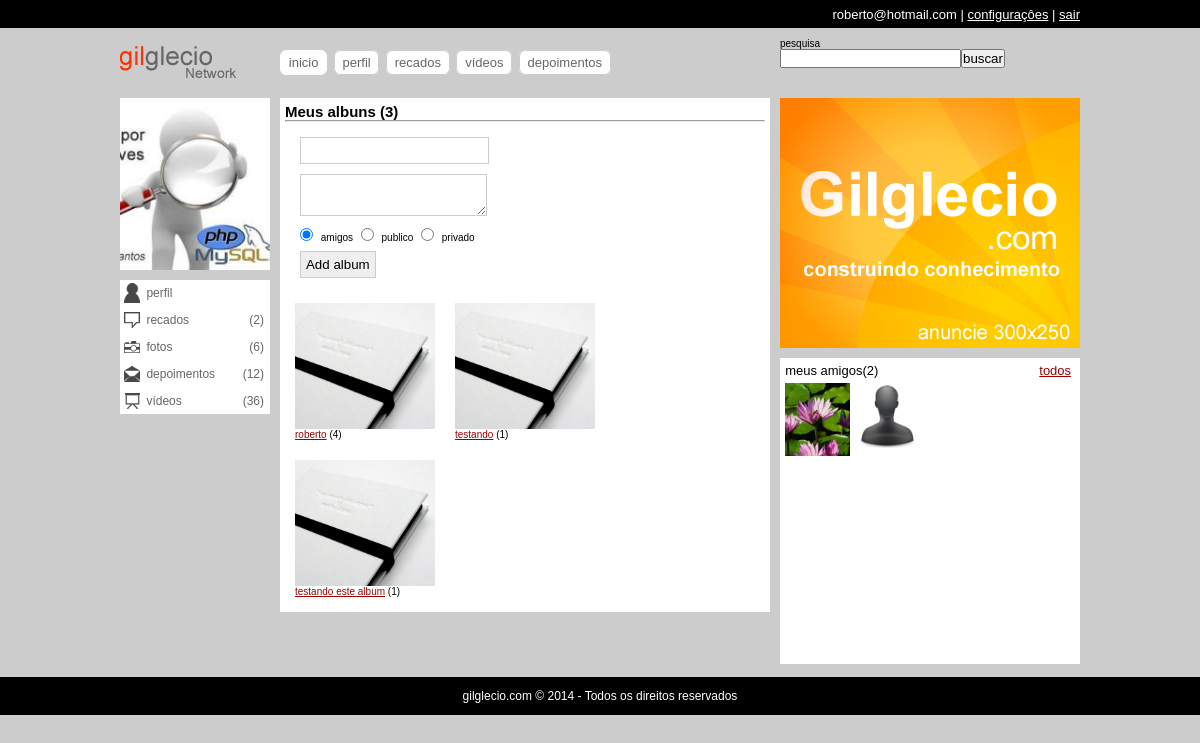
The app's page /albuns.php (signed in), older data.
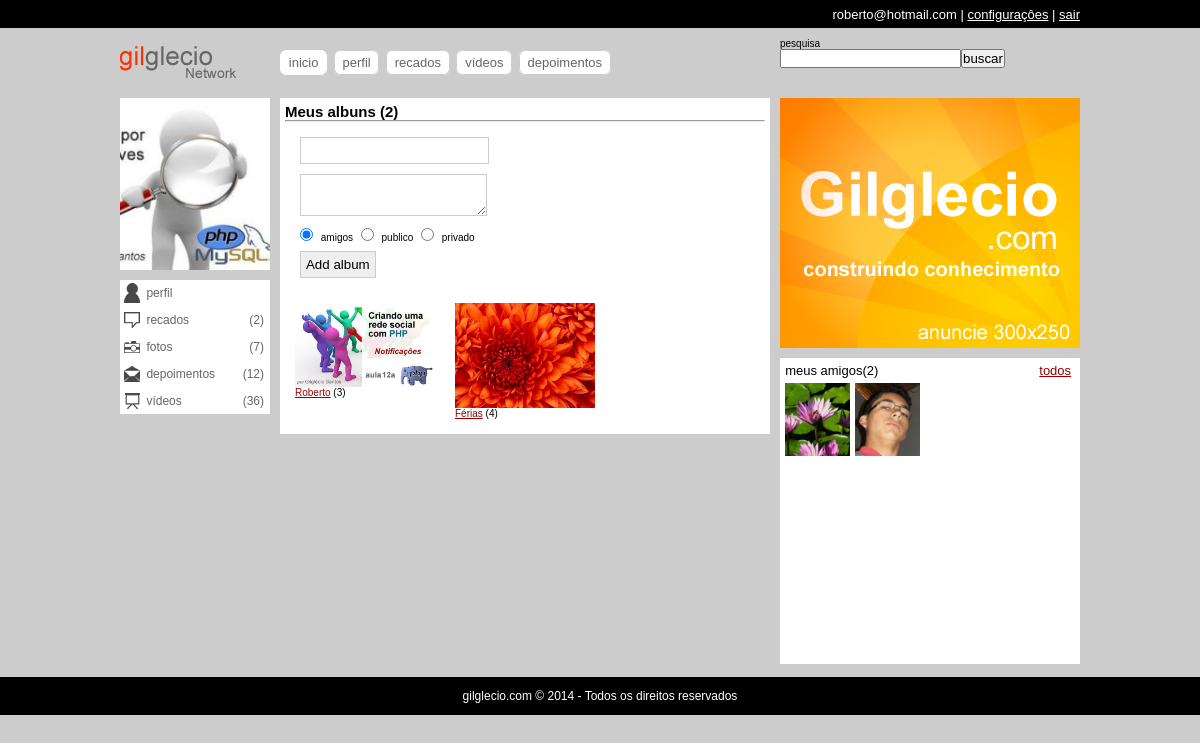
The same page, newer data.
### tables this page shows
CREATE TABLE IF NOT EXISTS `albuns` (
  `id` int(11) NOT NULL AUTO_INCREMENT,
  `usuario` int(11) NOT NULL,
  `titulo` varchar(128) NOT NULL,
  `descricao` varchar(255) DEFAULT NULL,
  `status` int(1) DEFAULT '0',
  `data` timestamp NOT NULL DEFAULT CURRENT_TIMESTAMP ON UPDATE CURRENT_TIMESTAMP,
  `permissao` int(1) DEFAULT NULL,
  `capa` varchar(255) DEFAULT 'default.jpg',
  PRIMARY KEY (`id`)
);

CREATE TABLE IF NOT EXISTS `usuarios` (
  `id` int(11) NOT NULL AUTO_INCREMENT,
  `email` varchar(64) NOT NULL,
  `senha` varchar(128) NOT NULL,
  `nome` varchar(32) NOT NULL,
  `sobrenome` varchar(64) NOT NULL,
  `nascimento` date NOT NULL,
  `sexo` varchar(10) NOT NULL,
  `imagem` varchar(128) DEFAULT NULL,
  `status` int(1) NOT NULL DEFAULT '0',
  `cadastro` date NOT NULL,
  `nivel` int(1) NOT NULL DEFAULT '0',
  PRIMARY KEY (`id`)
);

### classes/DB.class.php (called while the page is built, shortened)
<?php
	class DB{
		private static $conn;
		static function getConn(){
			if(is_null(self::$conn)){
				self::$conn = new PDO('mysql:host=localhost;dbname=aularedesocial','root','');
				self::$conn->setAttribute(PDO::ATTR_ERRMODE,PDO::ERRMODE_EXCEPTION);
			}
			return self::$conn;
		}
	}

### classes/Recados.class.php (called while the page is built, shortened)
<?php
	class Recados extends DB{
		static function getRecados($idExtrangeiro){
			$select = self::getConn()->prepare("
			SELECT u.id, u.nome, u.sobrenome, u.imagem, a.de, a.para, r.id, r.recado, r.de, r.para, r.data, r.status FROM usuarios u
			INNER JOIN amisade a ON (((u.id=a.de) AND (a.para=?)) OR ((u.id=a.para) AND (a.de=?)))
			INNER JOIN recados r ON ((r.de=u.id) AND (r.para='publico' OR r.para='amigos' OR r.para=?) AND r.status=1) AND a.status=1 ORDER BY r.data DESC");
			$select->execute(array($idExtrangeiro,$idExtrangeiro,$idExtrangeiro));
			$d['num'] = $select->rowCount();
			$d['dados'] = $select->fetchAll();
			return $d;
		}
	}

### classes/Amisade.class.php (called while the page is built, shortened)
<?php
	class Amisade extends DB{
		static function list_amigos($idExtrangeiro){
			$selAmigos= self::getConn()->prepare('SELECT u.id, u.nome, u.sobrenome, u.imagem FROM usuarios u INNER JOIN amisade a ON (((u.id=a.de) AND (a.para=?)) OR ((u.id=a.para) AND (a.de=?))) AND a.status=1');
			$selAmigos->execute(array($idExtrangeiro,$idExtrangeiro));
			$d['num'] = $selAmigos->rowCount();
			$d['dados'] = $selAmigos->fetchAll();
			return $d;
		}
		static function solicitacao($idDaSessao,$idExtrangeiro){
			$sql = self::getConn()->prepare('SELECT * FROM `amisade` WHERE (de=? AND para=?) OR (para=? AND de=?) LIMIT 1');
			$sql->execute(array($idDaSessao,$idExtrangeiro,$idDaSessao,$idExtrangeiro));
			if($sql->rowCount()==0){
				$d['r'] = 0;
			}
			return $d;
		}
		static function strIdAmigos($amigos){
			$ids = array();
			foreach ($amigos as $value) {
				array_push($ids, $value['id']);
			}
			return implode(',', $ids);
		}
	}

### classes/Allbuns.class.php (called while the page is built, shortened)
<?php
	class Albuns extends DB{
		static function listAlbuns($usuario){
			$list = self::getConn()->prepare('SELECT * FROM `albuns` WHERE `usuario`=?');
			$list->execute(array($usuario));
			$d['num'] = $list->rowCount();
			$d['dados'] = $list->fetchAll();
			return $d;
		}
		private static function getFotos($album){
			$list = self::getConn()->prepare('SELECT * FROM `fotos` WHERE `album`=?');
			$list->execute(array($album));
			$d['num'] = $list->rowCount();
			$d['dados'] = $list->fetchAll();
			return $d;
		}
		static function getAlbum($album,$colunas='*',$fotos=true){
			$dados = self::getConn()->prepare('SELECT '.$colunas.' FROM `albuns` WHERE `id`=? LIMIT 1');
			$dados->execute(array($album));
			if($dados->rowCount()){
				if($fotos){
					$f = self::getFotos($album);
					$d['fotos']['num'] = $f['num'];
					$d['fotos']['dados'] = $f['dados'];
				}
				$d['album'] = $dados->fetch(PDO::FETCH_ASSOC);
				return $d;
			}else{
				return array();
			}
		}
		static function totalFotos($usuario){
			$albuns = self::listAlbuns($usuario);
			$totalfotos = 0;
			foreach($albuns['dados'] as $albuns):
				$fotos = self::getFotos($albuns['id']);
				$totalfotos += $fotos['num'];
			endforeach;
			return $totalfotos;
		}
	}

### includes/list_albuns.php (the view, shortened to what this page needs)
<div id="listAlbuns">
<h2><?php echo ($idDaSessao<>$idExtrangeiro) ? 'Albuns de '.$user_fullname.' ('.$albuns['num'].') ' : 'Meus albuns ('.$albuns['num'].') '; ?></h2>
    <?php if($idDaSessao==$idExtrangeiro){ ?>
    <hr />
    <form name="novoalbum" method="post" enctype="multipart/form-data" action="" >
        <input type="text" name="tituloalbum" /><br>
        <textarea name="descricao" ></textarea>
        <br>
        <input type="radio" name="permissao" checked="checked" value="2" /> amigos
        <input type="radio" name="permissao" value="3" /> publico
        <input type="radio" name="permissao" value="1" /> privado
        <br>
        <input type="submit" name="criaralbum" value="Add album" />
    </form>
    <?php }
    if($albuns['num']>0){
        echo '<ul>';
		$visivel = Amisade::solicitacao($idDaSessao,$idExtrangeiro);
        foreach($albuns['dados'] as $resalbuns):
			$numfotos = Albuns::getAlbum($resalbuns['id']);
			$file = 'uploads/fotos/'.$resalbuns['capa'];
			$li = '<li><img src="'.(file_exists($file) ? $file : 'uploads/fotos/default.jpg' ).'" /><a href="albuns.php?uid='.$idExtrangeiro.'&aid='.$resalbuns['id'].'">'.$resalbuns['titulo'].'</a> ('.$numfotos['fotos']['num'].')</li>';
			if($resalbuns['permissao']==1 AND $idDaSessao==$idExtrangeiro){
				echo $li;
			}elseif($resalbuns['permissao']==2){
				if($visivel['r']==2 OR $idDaSessao==$idExtrangeiro){
					echo $li;
				}
			}elseif($resalbuns['permissao']==3){
				echo $li;
			}
		endforeach;
        echo '</ul>';
    }
	?>
	</div>

### includes/header.php (shortened to what this page needs)
<?php
include('classes/DB.class.php');
include('classes/Login.class.php');
include('classes/Amisade.class.php');
include('classes/Recados.class.php');
include('classes/Allbuns.class.php');
$idExtrangeiro = (isset($_GET['uid'])) ? (int)$_GET['uid'] : $_SESSION['socialbigui_uid'];
$idDaSessao = $_SESSION['socialbigui_uid'];
function user_img($img){
	return ($img<>'' AND file_exists('uploads/usuarios/'.$img)) ? $img : 'default.png';
}
$user_imagem = user_img($user_imagem);
?>
<!DOCTYPE HTML>
<html lang="pt-br">
<head>
<link rel="stylesheet" media="screen" href="estilos/template.css" type="text/css" />
</head>
<body>
<div id="topo">
	<div class="cAlign">
        <span><?php echo $_SESSION['socialbigui_usuario'] ?> | <a href="#">configura&ccedil;&ocirc;es</a> | <a href="?sair=true">sair</a></span>
    </div>
</div>
<div class="cAlign">
    <div id="header">
    	<div class="left">
        </div>
        <div class="center">
      		<ul>
                <li><a href="./" class="ativo">inicio</a></li>
                <li><a href="perfil.php">perfil</a></li>
                <li><a href="recados.php">recados</a></li>
                <li><a href="videos.php">v&iacute;deos</a></li>
                <li><a href="depoimentos.php">depoimentos</a></li>
            </ul>
        </div>
        <div class="right">
        	<span>pesquisa</span>
            <form name="pesquisa-all" action="busca.php" method="get">
            	<input type="text" name="s" /><input type="submit" value="buscar" />
            </form>
        </div>
    </div>
    <div id="content">
		<div class="left">
            <div class="blocos" id="foto-perfil">
            	<a href="#"><img src="uploads/usuarios/<?php echo $user_imagem; ?>" alt="<?php echo $user_nome ?>" title="<?php echo $user_nome ?>" /></a>
            </div>
            <?php
			$list_amigos = Amisade::list_amigos($idExtrangeiro);
			$albuns = Albuns::listAlbuns($idExtrangeiro);
			?>
            <div class="blocos" id="menu-lateral">
            	<ul>
                	<li><a href="perfil.php?uid=<?php echo $idExtrangeiro ?>" class="perfil">perfil</a></li>
                   	<?php $recados = Recados::getRecados($idExtrangeiro); ?>
                	<li><a href="recados.php?uid=<?php echo $idExtrangeiro ?>" class="recados">recados <span>(<?php echo $recados['num'] ?>)</span></a></li>
                    <li><a href="albuns.php?uid=<?php echo $idExtrangeiro ?>" class="fotos">fotos <span>(<?php echo Albuns::totalFotos($idExtrangeiro); ?>)</span></a></li>
                    <li><a href="depoimentos.php?uid=<?php echo $idExtrangeiro ?>" class="depoimentos">depoimentos <span>(12)</span></a></li>
                    <li><a href="videos.php?uid=<?php echo $idExtrangeiro ?>" class="videos">v&iacute;deos <span>(36)</span></a></li>
                </ul>
            </div>
        </div>

### albuns.php
<?php include('includes/header.php'); ?>
        <div id="amarra-center-left">
            <div class="center">
                <div class="blocos" id="pagina">
                     <?php
					 if(isset($_GET['aid'])){
						 include('includes/list_fotos.php');
					 }else{
						 include('includes/list_albuns.php');
					 }
					 ?>
                </div>
            </div>
            <div class="right">
                <?php include('includes/amigos.php'); ?>
            </div>
        </div>
<?php include('includes/footer.php'); ?>

### includes/amigos.php
<div class="blocos" id="publicidade">
    <img src="midias/banner.png" />
</div>
<div class="blocos" id="meus-amigos">
    <span>meus amigos(<?php echo $list_amigos['num'] ?>) <a href="#">todos</a></span>
    <ul>
    	<?php
		if($list_amigos['num']>0){
			foreach($list_amigos['dados'] as $resAmigos){
				echo '<li><span><a href="perfil.php?uid='.$resAmigos[0].'"><img src="uploads/usuarios/'.user_img($resAmigos[3]).'" alt="" title="'.$resAmigos[1].' '.$resAmigos[2].'" /></a></span></li>';
			}
		}else{
			echo 'Você não tem amigos';
		}
		?>
    </ul>
</div>

### includes/footer.php
</div>
</div>
<div id="footer">
	<div class="cAlign">
    	<p>gilglecio.com &copy; <?php echo date('Y') ?> - Todos os direitos reservados</p>
    </div>
</div>
</body>
</html>

### estilos/template.css (style rules this page uses)
* { margin:0; padding:0; }
body { background:#CCC; font:62.5% "Trebuchet MS", Arial, Helvetica, sans-serif; text-align:center; }
img { display:block; }
a { color:#900; }
.cAlign { width:960px; margin:0 auto; text-align:left; }
div#topo { background:#000; color:#FFF; padding:0.5em 0; overflow:hidden; font-size:1.3em; }
div#topo span { float:right; }
div#topo span a { color:#FFF; }
div#header { width:100%; min-height:50px;padding:1em 0; }
div.left { width:149.999px; }
div.center { width:489.999px; margin:0 1em; }
div.right { width:299.999px; }
div.left, div.center, div.right { min-height:50px; float:left; }
div#header div.left { background:url(../images/bigui.png) no-repeat left; }
div#header .center ul { margin-bottom:-0.1em; list-style:none; font-size:1.3em; float:left; margin-top:17px; }
div#header .center ul li { float:left; display:inline; }
div#header .center ul li a { border:1px solid #CCC; background:#fff; color:#666; margin-right:0.5em; padding:0.3em 0.6em;border-radius:0.5em; text-decoration:none; }
div#header .center ul li a.ativo, div#header .center ul li a:hover { border:1px solid #fff; }
div#content { overflow:hidden; }
div.blocos { width:100%; min-height:50px; margin-bottom:1em; clear:both; background:#fff; }
div#content .blocos { width:auto; }
div#pagina { padding:0.5em; width:auto; }
div#foto-perfil { overflow:hidden; }
div#foto-perfil img { width:100%; float:left; }
div#menu-lateral ul { font-size:1.2em; list-style:none; }
div#menu-lateral ul li a { display:block; color:#666; text-decoration:none; padding:0.5em; margin-bottom:0.1em; padding-left:2.2em; }
div#menu-lateral ul li a span { float:right; }
div#menu-lateral ul li a.perfil { background:url(../images/perfil.png) no-repeat left; }
div#menu-lateral ul li a.recados { background:url(../images/recados.png) no-repeat left; }
div#menu-lateral ul li a.fotos { background:url(../images/fotos.png) no-repeat left; }
div#menu-lateral ul li a.videos { background:url(../images/videos.png) no-repeat left; }
div#menu-lateral ul li a.depoimentos { background:url(../images/depoimentos.png) no-repeat left; }
div#meus-amigos { padding:0.2em; overflow:hidden; font-size:1.3em; }
div#meus-amigos span { width:97%; display:block; padding:0.2em; }
div#meus-amigos span a { float:right; }
div#meus-amigos ul { width:298px; height:281px; overflow-y:scroll; list-style:none; }
div#meus-amigos ul li { display:inline; float:left; }
div#meus-amigos ul li span { width:65px; height:70px; overflow:hidden; }
div#meus-amigos ul li img { width:100%; }
div#listAlbuns,div#listFotos { overflow:hidden; }
div#listAlbuns ul li { list-style:none; float: left; width:140px; margin:10px; }
div#listAlbuns ul li img { width:100%; }
div#listAlbuns form { margin:10px; }
div#listAlbuns input, div#listAlbuns textarea { margin:5px; border:1px solid #CCC; padding:5px; }
div#footer { width:100%; background:#000; color:#FFF; font-size:1.2em; text-align:center; padding:1em 0; }
div#footer p { display:block; width:100%; text-align:center; }

Row changes from the older to the newer data that the page shows:
removed albuns: capa (placeholder picture), titulo "roberto", num "4"
removed albuns: permissao 2 (drawn), titulo "testando", num "1"
removed albuns: capa (placeholder picture), titulo "testando este album", num "1"
added albuns: capa (picture), titulo "Roberto", num "3"
added albuns: capa (picture), titulo "Férias", num "4"
changed usuarios (number 2 of 2 on the later page): imagem: picture added in place of a placeholder
Text that changed along with them:
Albuns::totalFotos($idExtrangeiro): "6" → "7"
$albuns['num']: "3" → "2"
